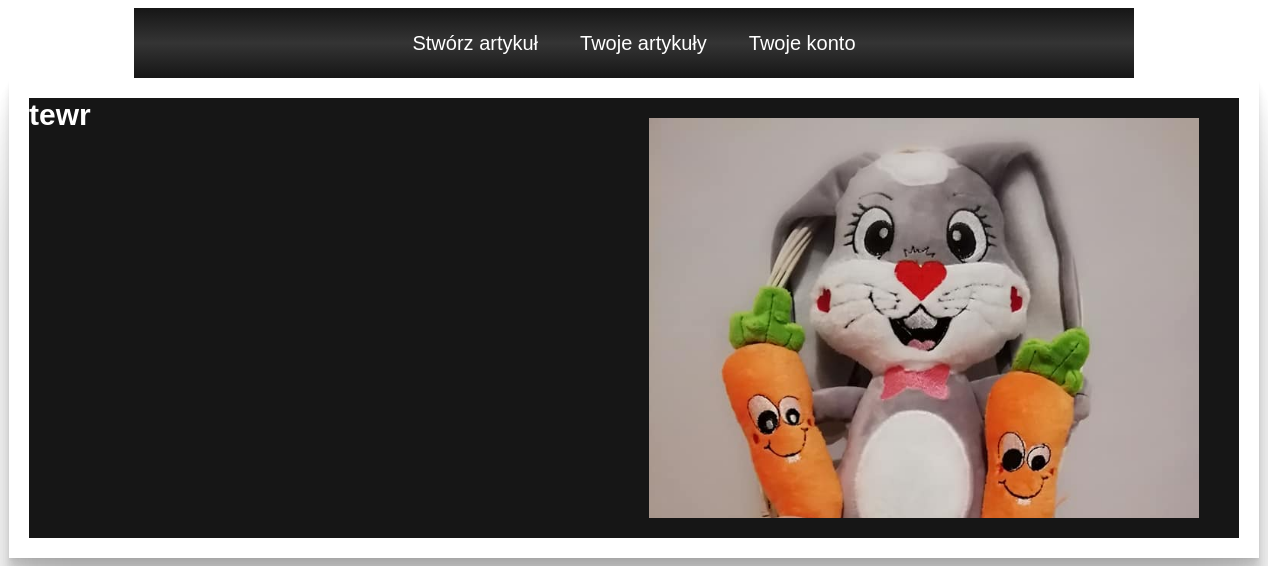
Before: /journalist/userArticles with the older database file.
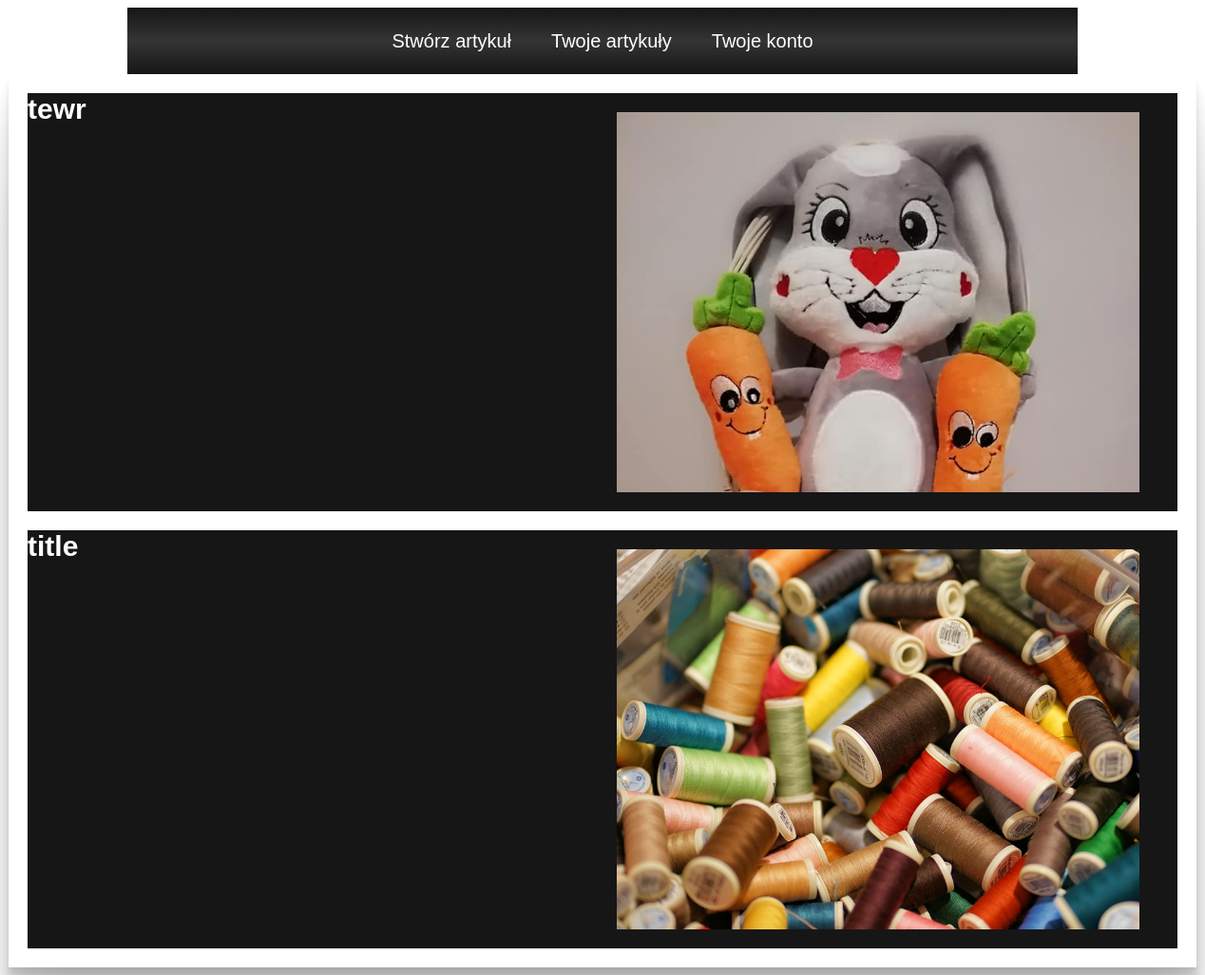
After: the same page with the newer database file.
### Wobliczu/models.py (models this page shows, shortened)
class Article(models.Model):
    ID = models.AutoField(primary_key=True, auto_created=True)
    user = models.ForeignKey(ArticleUser, on_delete=models.CASCADE, null=True, blank=True)
    title = models.CharField(max_length=100)
    views = models.IntegerField(default=0)
    short_desc = models.CharField(max_length=650)
    content = models.TextField()
    slug = models.SlugField(max_length=200, unique=True, null=True, blank=True)
    pub_date = models.DateTimeField(auto_now_add=True, blank=True)
    main_tags = models.ManyToManyField(MainTags, null=True)
    secondary_tags = models.ManyToManyField(SecondaryTags, null=True)
    miniature = models.ImageField(upload_to='media/miniatures/')
    main_image = models.ImageField(upload_to='media/main_images/')
    text_section_two = models.CharField(max_length=10000, null=True, blank=True)
    image_section_two = models.ImageField(upload_to='media/sect2/', null=True, blank=True)
    text_section_three = models.CharField(max_length=10000, null=True, blank=True,)
    image_section_three = models.ImageField(upload_to='media/sect3/', null=True, blank=True)
    text_section_four = models.CharField(max_length=10000, null=True, blank=True)
    image_section_four = models.ImageField(upload_to='media/sect4/', null=True, blank=True)
    shown_tag = models.ForeignKey(SecondaryTags, on_delete=models.CASCADE, related_name='%(class)s_requests_created', null=True, blank=True)

### Wobliczu/views.py (the view)
# urls.py: path('journalist/userArticles', renderUserArticles, name='user-articles'),
def renderUserArticles(request):
    user_id = request.user.id
    context = {
        'articles': Article.objects.filter(user_id=user_id)
    }
    return render(request, 'journalist/userArticles.html', context)

### templates/journalist/userArticles.html (shortened to what this page needs)
{% extends 'base_user.html' %}
{% block content %}
<!DOCTYPE html>
<html lang="en">
<head>
    <link rel="stylesheet" href="../../static/css/userArticlesS.css" type="text/css">
    <link rel="stylesheet" href="../../static/css/articlesS.css" type="text/css">
</head>
<body>
<div class="container">
    {% for article in articles %}
        <a href="#" class="link">
            <div class="title">{{ article.title }}</div>
            <div class="img" style="background-image: url('{{ article.main_image.url }}')"><div><p></p></div></div>
        </a>
    {% endfor %}
</div>
</body>
</html>
{% endblock %}

Changed rows visible on the page:
added Article: title "title", main_image (picture)
